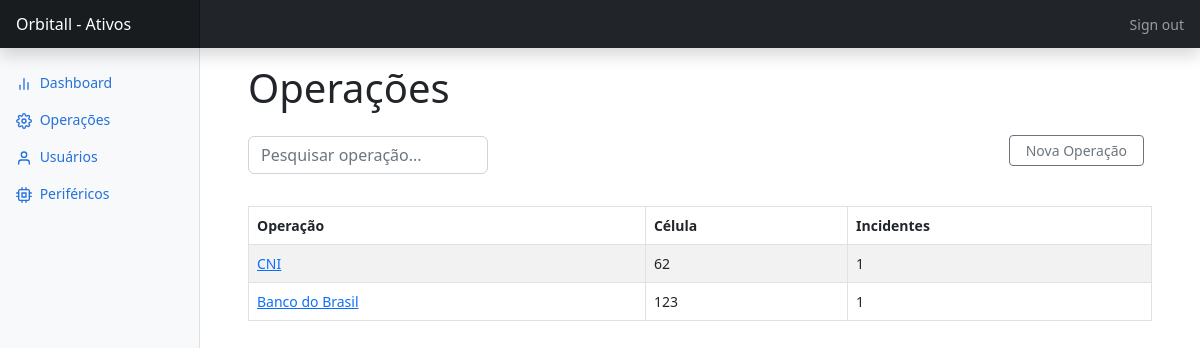
Before: /home/operacoes/ with the older database file.
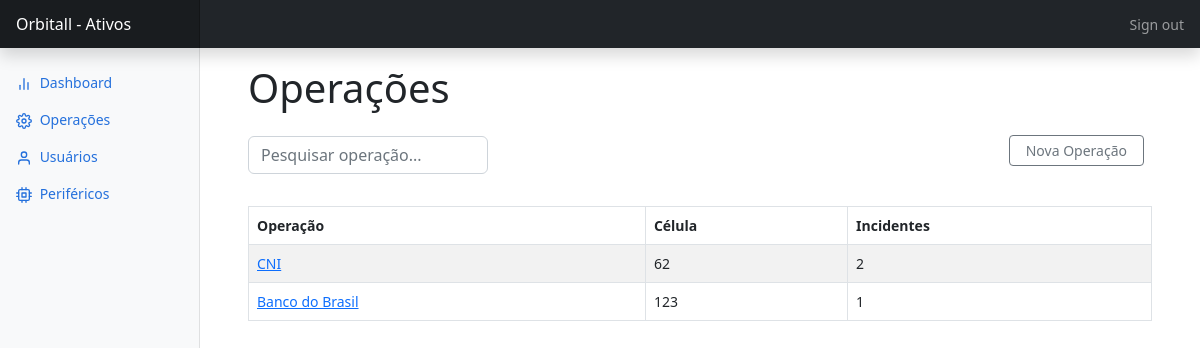
After: the same page with the newer database file.
### cadastroEquipamento/models.py (models this page shows, shortened)
class TblOperacao(models.Model):
    operacao = models.CharField(unique=True, max_length=15)
    celula = models.IntegerField(default=0)
    qtd_solicitacao = models.IntegerField(blank=True, default=0)
    observacao = models.TextField()
    class Meta:
        managed = True
        db_table = 'tbl_operacao'
    def get_absolute_url(self):
            return reverse("operacao_details", kwargs={'pk':self.pk})

### cadastroEquipamento/views.py (the view, shortened to what this page needs)
# urls.py: path('operacoes/', views.operacoesAtivas, name="operacoesAtivas"),
def operacoesAtivas(request):
    if request.method == 'GET':
        operacoes = TblOperacao.objects.all()
        return render(request, 'cadastroEquipamento/html/operacoes.html', {'operacoes':operacoes})

### templates/cadastroEquipamento/html/operacoes.html (shortened to what this page needs)
{% extends "cadastroEquipamento/html/base.html" %}
{% block main %}
          <main class="col-md-9 ms-sm-auto col-lg-10 px-md-4">
            <div class=" container-fluid">
              <div class="py-3 container-fluid header-operacoes">
                <div>
                  <h1>Operações</h1>
                  <form class="col-12 col-lg-auto mb-3 mb-lg-0 me-lg-3 py-3" role="search">
                    <input type="search" class="form-control" placeholder="Pesquisar operação..." aria-label="Search" style="width:20vw">
                  </form>
                </div>
                <div
                  class="d-flex justify-content-between flex-wrap flex-md-nowrap align-items-center pt-3 pb-2 mb-3 ">
                  <div class="btn-toolbar mb-2 mb-md-0">
                    <div class="btn-group me-2">
                      <button type="button" class="btn btn-sm btn-outline-secondary px-3" data-bs-toggle="modal"
                        data-bs-target="#modalSheet">Nova Operação</button>
                    </div>
                  </div>
                </div>
              </div>
              <div class="table-responsive container-fluid">
                <table class="table table-striped table-bordered table-hover table-condensed">
                  <thead>
                    <tr>
                      <th scope="col">Operação</th>
                      <th scope="col">Célula</th>
                      <th scope="col">Incidentes</th>
                    </tr>
                  </thead>
                  <tbody id="data">
                    {% for row in operacoes %}
                      <tr>
                        <td><a href="{{ row.get_absolute_url }}">{{row.operacao}}</a></td>
                        <td>{{row.celula}}</td>
                        <td>{{row.qtd_solicitacao}}</td>
                      </tr>
                    {% endfor %}
                  </tbody>
                </table>
              </div>
            </div>
          </main>
        </div>
      </div>
{% endblock main %}

Changed rows visible on the page:
changed TblOperacao "CNI": qtd_solicitacao "1" → "2"
